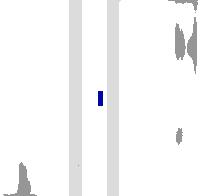
#> input picture 0-pred.jpg, 200 x 196 px; its folder holds only this picture in this run
$ python -i hsv_filter.py   (imports and definitions only)
#> lines starting #> are read from the running program, lines starting #| are printed output that depends on the picture; after the words box and inside, x2 and y2 are one past the last pixel; in counts of white or black regions, pixels touching at a corner belong together
#> further down, picture is the input picture: shape (196, 200, 3); mean B, G, R 247.1, 246.9, 246.9
import cv2
import os
import sys
import numpy as np

def nothing(x):
    pass

def hsv_tool(image):
# Create a window
    cv2.namedWindow('image')

# create trackbars for color change
    cv2.createTrackbar('HMin','image',0,179,nothing) # Hue is from 0-179 for Opencv
#> slider 'HMin' is set to 35
    cv2.createTrackbar('SMin','image',0,255,nothing)
#> slider 'SMin' is set to 51
    cv2.createTrackbar('VMin','image',0,255,nothing)
#> slider 'VMin' is set to 51
    cv2.createTrackbar('HMax','image',0,179,nothing)
#> slider 'HMax' is set to 179
    cv2.createTrackbar('SMax','image',0,255,nothing)
#> slider 'SMax' is set to 255
    cv2.createTrackbar('VMax','image',0,255,nothing)
#> slider 'VMax' is set to 255

# Set default value for MAX HSV trackbars.
    cv2.setTrackbarPos('HMax', 'image', 179)
    cv2.setTrackbarPos('SMax', 'image', 255)
    cv2.setTrackbarPos('VMax', 'image', 255)

# Initialize to check if HSV min/max value changes
    hMin = sMin = vMin = hMax = sMax = vMax = 0
    phMin = psMin = pvMin = phMax = psMax = pvMax = 0

    output = image
    wait_time = 33

    while(1):

        # get current positions of all trackbars
        hMin = cv2.getTrackbarPos('HMin','image')
        sMin = cv2.getTrackbarPos('SMin','image')
        vMin = cv2.getTrackbarPos('VMin','image')

        hMax = cv2.getTrackbarPos('HMax','image')
        sMax = cv2.getTrackbarPos('SMax','image')
        vMax = cv2.getTrackbarPos('VMax','image')

        # Set minimum and max HSV values to display
        lower = np.array([hMin, sMin, vMin])
        upper = np.array([hMax, sMax, vMax])

        # Create HSV Image and threshold into a range.
        hsv = cv2.cvtColor(image, cv2.COLOR_BGR2HSV)
#> hsv: shape (196, 200, 3); mean H, S, V 1.3, 0.6, 247.2
        mask = cv2.inRange(hsv, lower, upper)
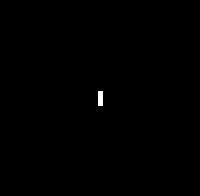
#> mask: shape (196, 200); 0.19% white; 1 white region, box (x1, y1, x2, y2) and area: (98, 91, 103, 106) 75
        output = cv2.bitwise_and(image,image, mask= mask)

        # Print if there is a change in HSV value
        if( (phMin != hMin) | (psMin != sMin) | (pvMin != vMin) | (phMax != hMax) | (psMax != sMax) | (pvMax != vMax) ):
            print("(hMin = %d , sMin = %d, vMin = %d), (hMax = %d , sMax = %d, vMax = %d)" % (hMin , sMin , vMin, hMax, sMax , vMax))
            phMin = hMin
            psMin = sMin
            pvMin = vMin
            phMax = hMax
            psMax = sMax
            pvMax = vMax

        # Display output image
        cv2.imshow('image',output)

        # Wait longer to prevent freeze for videos.
        if cv2.waitKey(wait_time) & 0xFF == ord('q'):
#> (key q is pressed here)
            break

    cv2.destroyAllWindows()

IMG_DIR = '/media/dan/data/datasets/Dan-2024-F2B-Autominy'
TRACKS = ['Track01']
SCENES = ['scene-1']

# [10 lines not run here, left out]

>>> import cv2
>>> picture = cv2.imread('../0-pred.jpg')
>>> result = hsv_tool(picture)
